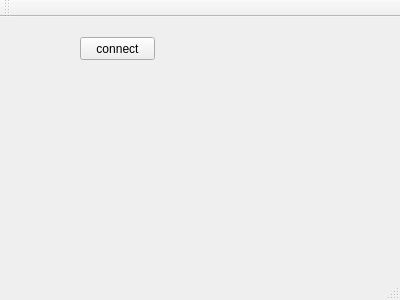
<?xml version="1.0" encoding="UTF-8"?>
<ui version="4.0">
 <class>MainWindow</class>
 <widget class="QMainWindow" name="MainWindow">
  <property name="geometry">
   <rect>
    <x>0</x>
    <y>0</y>
    <width>400</width>
    <height>300</height>
   </rect>
  </property>
  <property name="windowTitle">
   <string>MainWindow</string>
  </property>
  <widget class="QWidget" name="centralWidget">
   <widget class="QPushButton" name="pushButton">
    <property name="geometry">
     <rect>
      <x>80</x>
      <y>20</y>
      <width>75</width>
      <height>23</height>
     </rect>
    </property>
    <property name="text">
     <string>connect</string>
    </property>
   </widget>
  </widget>
  <widget class="QMenuBar" name="menuBar">
   <property name="geometry">
    <rect>
     <x>0</x>
     <y>0</y>
     <width>400</width>
     <height>23</height>
    </rect>
   </property>
  </widget>
  <widget class="QToolBar" name="mainToolBar">
   <attribute name="toolBarArea">
    <enum>TopToolBarArea</enum>
   </attribute>
   <attribute name="toolBarBreak">
    <bool>false</bool>
   </attribute>
  </widget>
  <widget class="QStatusBar" name="statusBar"/>
 </widget>
 <layoutdefault spacing="6" margin="11"/>
 <resources/>
 <connections/>
</ui>
